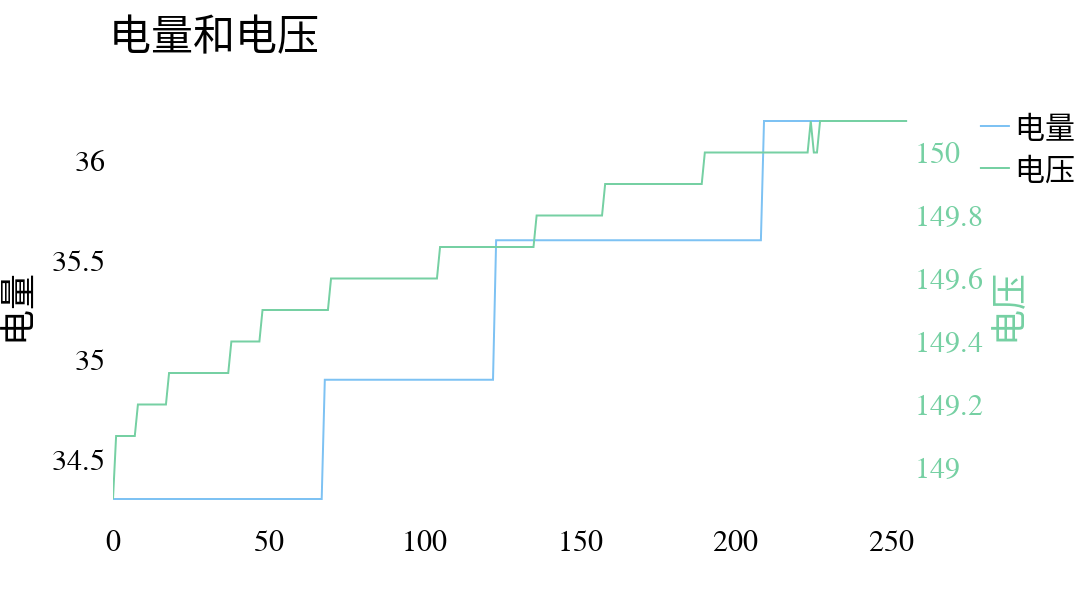

Source (notebook cell):
### Code cell
import plotly.express as px
import plotly.subplots as sp
import plotly.graph_objects as go

# 自定义颜色列表
custom_colors = [
    "#7ec2f3",
    "#76d0a3",
    "#f79992",
    "#fa90ba",
    "#faaf76",
    "#b3acf2",
    "#ffdd76",
    "#76cdd3",
    "#e9e9e9",
]

def plot_lines(df,x_col,width=800,height=600 , **y_cols):
    fig = sp.make_subplots(specs=[[{"secondary_y": True}]])

    for i, (y_col, y_col_name) in enumerate(y_cols.items()):
        color = custom_colors[i % len(custom_colors)]
        trace = go.Scatter(x=x_col, y=df[y_col], mode='lines', name=y_col_name, line=dict(color=color))
        secondary_y = i > 0
        
        fig.add_trace(trace, secondary_y=secondary_y)
        if secondary_y:
            # 配置次y轴
            axis_name = f"yaxis{i + 1}"
            fig.update_layout(
                **{axis_name: dict(
                title=y_col_name,
                titlefont=dict(color=color),
                tickfont=dict(color=color),
                anchor="x",
                overlaying="y",
                side="right",
                position=1 - i * 0.05,
                showgrid=False
            )})
        else:
            # 配置主要y轴
            fig.update_yaxes(title_text=y_col_name, showgrid=False)

    # 配置x轴
    # fig.update_xaxes(title_text=str(x_col), showgrid=False)

    # 设置图表的布局
    fig.update_layout(
        title_text='和'.join(y_cols.values()),
        autosize=False,
        width=width,
        height=height,
        title_x=0.1,
        # plot_bgcolor='white',
        paper_bgcolor="rgba(0,0,0,0)",
        plot_bgcolor="rgba(0,0,0,0)",
        xaxis=dict(showgrid=False),
        font=dict(
            family="Courier New, monospace",
            size=30,
            color="black"
        )
    )
    fig.update_yaxes(showline=True, linewidth=2, linecolor='rgba(0,0,0,0)', mirror=True)

    # fig.show()
    return fig

plot_lines(df=display_df, x_col=display_df.index,width=1600,height=600, soc='电量', volt='电压')

### Figure 1 — Plotly figure (JSON) as saved in the notebook; plotly's stock layout.template omitted (floating-point values rounded to 4 significant figures; data arrays with more than 128 entries replaced by an {"elided": "..."} marker saying what was removed)
{"data": [{"line": {"color": "#7ec2f3"}, "mode": "lines", "name": "电量", "type": "scatter", "x": {"elided": "256 int values"}, "xaxis": "x", "y": {"elided": "256 float values"}, "yaxis": "y"}, {"line": {"color": "#76d0a3"}, "mode": "lines", "name": "电压", "type": "scatter", "x": {"elided": "256 int values"}, "xaxis": "x", "y": {"elided": "256 float values"}, "yaxis": "y2"}], "layout": {"autosize": false, "font": {"color": "black", "family": "Courier New, monospace", "size": 30}, "height": 600, "paper_bgcolor": "rgba(0,0,0,0)", "plot_bgcolor": "rgba(0,0,0,0)", "title": {"text": "电量和电压", "x": 0.1}, "width": 1600, "xaxis": {"anchor": "y", "domain": [0, 0.94], "showgrid": false}, "yaxis": {"anchor": "x", "domain": [0, 1], "linecolor": "rgba(0,0,0,0)", "linewidth": 2, "mirror": true, "showgrid": false, "showline": true, "title": {"text": "电量"}}, "yaxis2": {"anchor": "x", "linecolor": "rgba(0,0,0,0)", "linewidth": 2, "mirror": true, "overlaying": "y", "position": 0.95, "showgrid": false, "showline": true, "side": "right", "tickfont": {"color": "#76d0a3"}, "title": {"font": {"color": "#76d0a3"}, "text": "电压"}}}}
